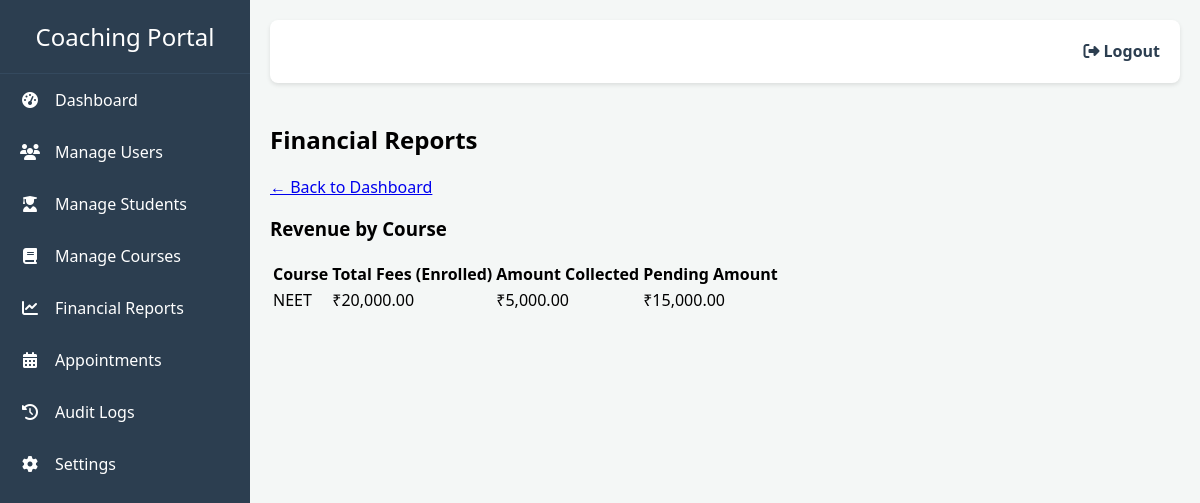
Page /admin_portal/financial_reports (signed in) on the committed database.
### models.py (models this page shows)
class Enquiry(db.Model):
    id = db.Column(db.Integer, primary_key=True)
    name = db.Column(db.String(100), nullable=False)
    contact = db.Column(db.String(100), nullable=False)
    course_interest = db.Column(db.String(100), nullable=True)
    status = db.Column(db.String(20), nullable=False, default='New')
    joining_date = db.Column(db.String(20), nullable=True)

### app.py (the view)
@app.route('/admin_portal/financial_reports')
@login_required
def financial_reports():
    if current_user.role != 'admin':
        return redirect(url_for('login'))
    revenue_by_course = db.session.query(
        Enquiry.course_interest,
        db.func.sum(Fee.total_amount).label('total_fees'),
        db.func.sum(Payment.amount).label('amount_paid')
    ).join(Student, Enquiry.id == Student.enquiry_id).join(Fee).join(Payment).group_by(Enquiry.course_interest).all()
    return render_template('financial_reports.html', revenue_by_course=revenue_by_course)

### app.py (called while the page is built)
@login_manager.user_loader
def load_user(user_id):
    return db.session.get(User, int(user_id))

### templates/financial_reports.html (shortened to what this page needs)
{% extends "base.html" %}
{% block content %}
<div class="max-w-6xl mx-auto px-4 py-6">
    <div class="bg-white shadow-lg rounded-2xl p-6">
        <h2 class="text-2xl font-bold text-gray-800 mb-4">Financial Reports</h2>
        <a href="{{ url_for('admin_portal') }}" class="text-blue-600 hover:underline mb-4 inline-block">← Back to Dashboard</a>
        <h3 class="text-xl font-semibold text-gray-800 mt-8">Revenue by Course</h3>
        <div class="mt-4 overflow-x-auto">
            {% if revenue_by_course %}
            <table class="min-w-full border border-gray-200 rounded-lg overflow-hidden">
                <thead class="bg-gray-100 text-gray-700 text-sm">
                    <tr>
                        <th class="px-4 py-2 text-left">Course</th>
                        <th class="px-4 py-2 text-left">Total Fees (Enrolled)</th>
                        <th class="px-4 py-2 text-left">Amount Collected</th>
                        <th class="px-4 py-2 text-left">Pending Amount</th>
                    </tr>
                </thead>
                <tbody class="divide-y divide-gray-200 text-sm">
                    {% for report in revenue_by_course %}
                    <tr class="hover:bg-gray-50 transition">
                        <td class="px-4 py-2 font-medium text-gray-800">{{ report.course_interest }}</td>
                        <td class="px-4 py-2">₹{{ "{:,.2f}".format(report.total_fees) }}</td>
                        <td class="px-4 py-2">₹{{ "{:,.2f}".format(report.amount_paid) }}</td>
                        <td class="px-4 py-2">₹{{ "{:,.2f}".format(report.total_fees - report.amount_paid) }}</td>
                    </tr>
                    {% endfor %}
                </tbody>
            </table>
            {% else %}
            <p class="text-gray-500 italic">No revenue data available.</p>
            {% endif %}
        </div>
    </div>
</div>
{% endblock %}

### templates/base.html (style rules this page uses)
body { font-family: 'Segoe UI', Tahoma, Geneva, Verdana, sans-serif; margin: 0; background-color: #f4f7f6; display: flex; }

### rows in the picture
Enquiry: course_interest "NEET", total_fees "20,000.00", amount_paid "5,000.00", total_fees "15,000.00"
